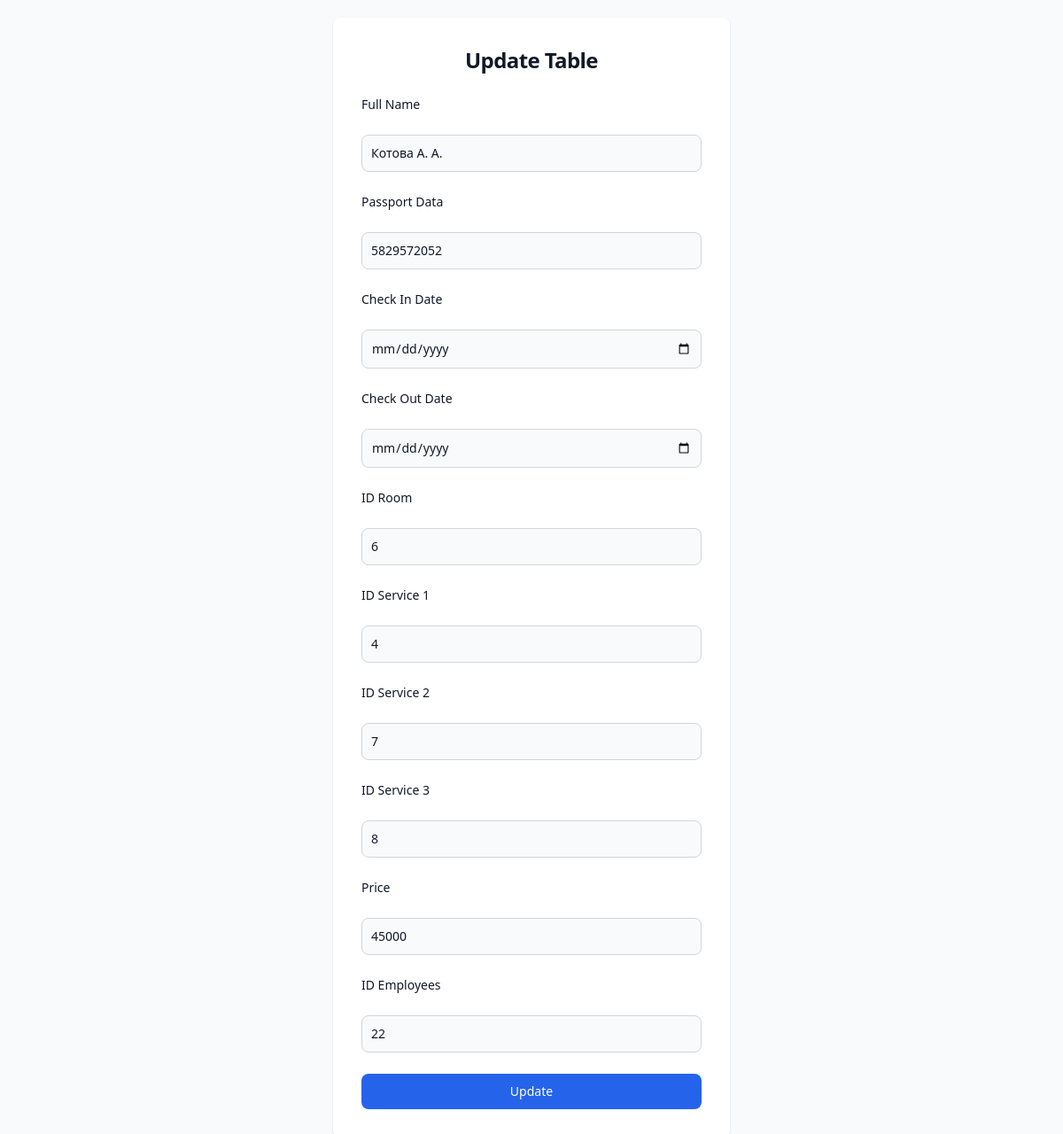
Before: /layouts/update.php?id=6 with the older database file.
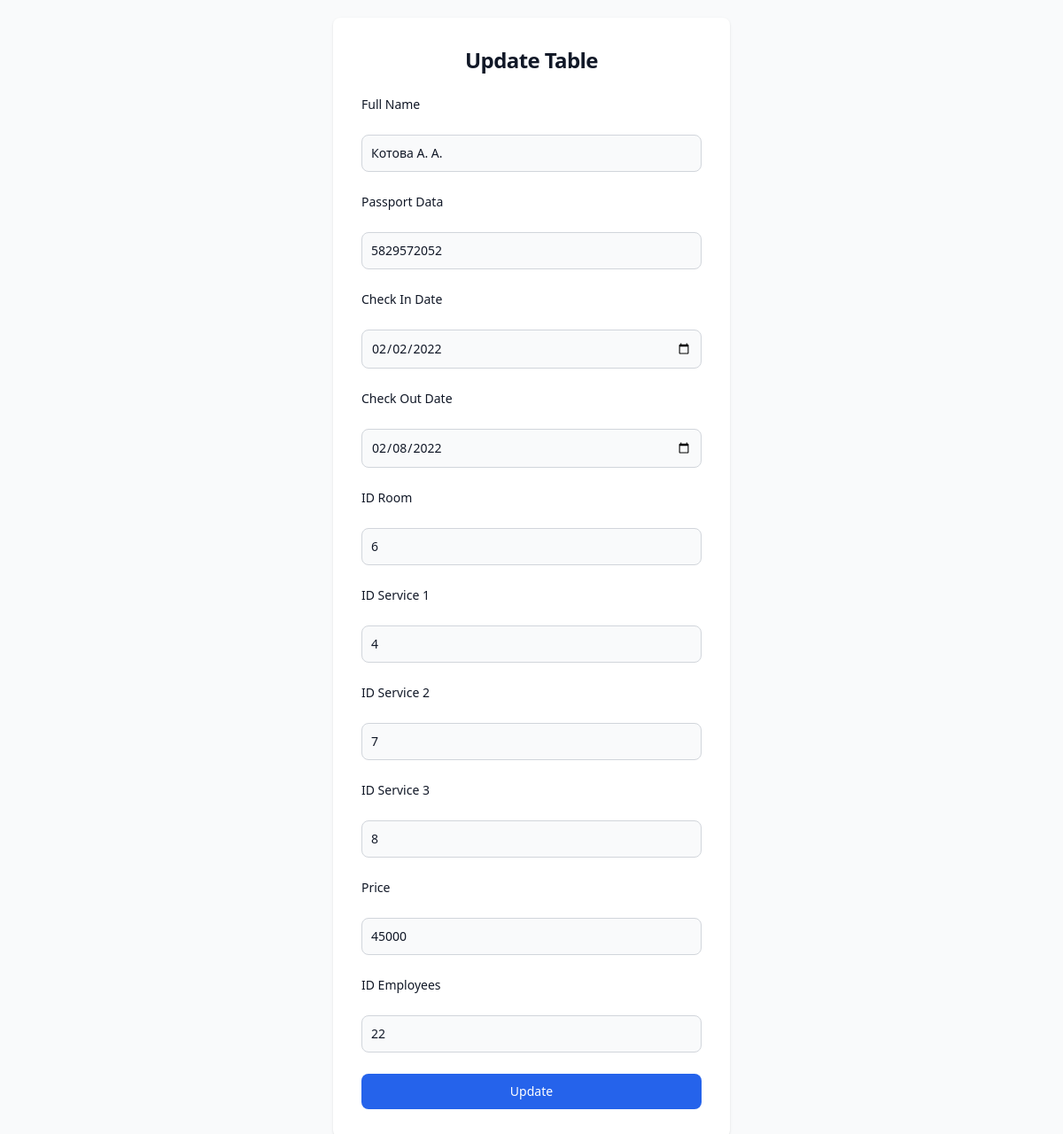
After: the same page with the newer database file.
### tables this page shows
CREATE TABLE `clients` (
  `ID_Clients` int(11) NOT NULL,
  `FullNane` varchar(255) DEFAULT NULL,
  `PasportData` varchar(10) DEFAULT NULL,
  `CheckInDate` date DEFAULT NULL,
  `CheckOutDate` date DEFAULT NULL,
  `ID_Room` int(11) DEFAULT NULL,
  `ID_Services1` varchar(255) DEFAULT NULL,
  `ID_Services2` varchar(255) DEFAULT NULL,
  `ID_Services3` varchar(255) DEFAULT NULL,
  `Price` int(11) DEFAULT NULL,
  `ID_Employees` int(11) DEFAULT NULL
);

### layouts/update.php (the view, shortened to what the changed rows need)
<?php
require_once '../db/db.php';
$client_id = $_GET['id'];
$check_client = mysqli_query($db, "SELECT * FROM `clients` WHERE `ID_Clients` = '$client_id'");
$client = mysqli_fetch_assoc($check_client);
?>
<!doctype html>
<html lang="en">
<head>
    <script src="https://cdn.tailwindcss.com"></script>
</head>
<body>
    <section class="bg-gray-50 dark:bg-gray-900 p-5">
        <div class="flex flex-col items-center justify-center px-6 py-8 mx-auto lg:py-0">
            <div class="w-full bg-white rounded-lg shadow dark:border md:mt-0 sm:max-w-md xl:p-0 dark:bg-gray-800 dark:border-gray-700">
                <div class="p-6 space-y-4 md:space-y-6 sm:p-8">
                    <h1 class="text-xl font-bold leading-tight tracking-tight text-gray-900 md:text-2xl dark:text-white text-center">
                        Update Table
                    </h1>
                    <form action="../db/update.php?id=<?=$client_id?>" method="post" class="space-y-4 md:space-y-6">
                        <label for="fullname" class="block mb-2 text-sm font-medium text-gray-900 dark:text-white">Full Name</label>
                        <input value="<?=$client["FullNane"]?>" type="text" name="fullname" class="bg-gray-50 border border-gray-300 text-gray-900 sm:text-sm rounded-lg focus:ring-primary-600 focus:border-primary-600 block w-full p-2.5 dark:bg-gray-700 dark:border-gray-600 dark:placeholder-gray-400 dark:text-white dark:focus:ring-blue-500 dark:focus:border-blue-500">
                        <label for="passportdata" class="block mb-2 text-sm font-medium text-gray-900 dark:text-white">Passport Data</label>
                        <input value="<?=$client["PasportData"]?>" type="number" name="passportdata" class="bg-gray-50 border border-gray-300 text-gray-900 sm:text-sm rounded-lg focus:ring-primary-600 focus:border-primary-600 block w-full p-2.5 dark:bg-gray-700 dark:border-gray-600 dark:placeholder-gray-400 dark:text-white dark:focus:ring-blue-500 dark:focus:border-blue-500">
                        <label for="checkindate" class="block mb-2 text-sm font-medium text-gray-900 dark:text-white">Check In Date</label>
                        <input value="<?=$client["CheckInDate"]?>" type="date" name="checkindate" class="bg-gray-50 border border-gray-300 text-gray-900 sm:text-sm rounded-lg focus:ring-primary-600 focus:border-primary-600 block w-full p-2.5 dark:bg-gray-700 dark:border-gray-600 dark:placeholder-gray-400 dark:text-white dark:focus:ring-blue-500 dark:focus:border-blue-500">
                        <label for="checkoutdate"class="block mb-2 text-sm font-medium text-gray-900 dark:text-white">Check Out Date</label>
                        <input value="<?=$client["CheckOutDate"]?>" type="date" name="checkoutdate" class="bg-gray-50 border border-gray-300 text-gray-900 sm:text-sm rounded-lg focus:ring-primary-600 focus:border-primary-600 block w-full p-2.5 dark:bg-gray-700 dark:border-gray-600 dark:placeholder-gray-400 dark:text-white dark:focus:ring-blue-500 dark:focus:border-blue-500">
                        <label for="idroom" class="block mb-2 text-sm font-medium text-gray-900 dark:text-white">ID Room</label>
                        <input value="<?=$client["ID_Room"]?>" type="number" name="idroom" class="bg-gray-50 border border-gray-300 text-gray-900 sm:text-sm rounded-lg focus:ring-primary-600 focus:border-primary-600 block w-full p-2.5 dark:bg-gray-700 dark:border-gray-600 dark:placeholder-gray-400 dark:text-white dark:focus:ring-blue-500 dark:focus:border-blue-500">
                        <label for="idservice1" class="block mb-2 text-sm font-medium text-gray-900 dark:text-white">ID Service 1</label>
                        <input value="<?=$client["ID_Services1"]?>" type="number" name="idservice1" class="bg-gray-50 border border-gray-300 text-gray-900 sm:text-sm rounded-lg focus:ring-primary-600 focus:border-primary-600 block w-full p-2.5 dark:bg-gray-700 dark:border-gray-600 dark:placeholder-gray-400 dark:text-white dark:focus:ring-blue-500 dark:focus:border-blue-500">
                        <label for="idservice2" class="block mb-2 text-sm font-medium text-gray-900 dark:text-white">ID Service 2</label>
                        <input value="<?=$client["ID_Services2"]?>" type="number" name="idservice2" class="bg-gray-50 border border-gray-300 text-gray-900 sm:text-sm rounded-lg focus:ring-primary-600 focus:border-primary-600 block w-full p-2.5 dark:bg-gray-700 dark:border-gray-600 dark:placeholder-gray-400 dark:text-white dark:focus:ring-blue-500 dark:focus:border-blue-500">
                        <label for="idservice3" class="block mb-2 text-sm font-medium text-gray-900 dark:text-white">ID Service 3</label>
                        <input value="<?=$client["ID_Services3"]?>" type="number" name="idservice3" class="bg-gray-50 border border-gray-300 text-gray-900 sm:text-sm rounded-lg focus:ring-primary-600 focus:border-primary-600 block w-full p-2.5 dark:bg-gray-700 dark:border-gray-600 dark:placeholder-gray-400 dark:text-white dark:focus:ring-blue-500 dark:focus:border-blue-500">
                        <label for="price" class="block mb-2 text-sm font-medium text-gray-900 dark:text-white">Price</label>
                        <input value="<?=$client["Price"]?>" type="number" name="price" class="bg-gray-50 border border-gray-300 text-gray-900 sm:text-sm rounded-lg focus:ring-primary-600 focus:border-primary-600 block w-full p-2.5 dark:bg-gray-700 dark:border-gray-600 dark:placeholder-gray-400 dark:text-white dark:focus:ring-blue-500 dark:focus:border-blue-500">
                        <label for="idemployees" class="block mb-2 text-sm font-medium text-gray-900 dark:text-white">ID Employees</label>
                        <input value="<?=$client["ID_Employees"]?>" type="number" name="idemployees" class="bg-gray-50 border border-gray-300 text-gray-900 sm:text-sm rounded-lg focus:ring-primary-600 focus:border-primary-600 block w-full p-2.5 dark:bg-gray-700 dark:border-gray-600 dark:placeholder-gray-400 dark:text-white dark:focus:ring-blue-500 dark:focus:border-blue-500">
                        <button type="submit" class="w-full text-white bg-blue-600 hover:bg-blue-700 focus:ring-4 focus:outline-none focus:ring-primary-300 font-medium rounded-lg text-sm px-5 py-2.5 text-center dark:bg-primary-600 dark:hover:bg-primary-700 dark:focus:ring-primary-800">Update</button>
                    </form>
                </div>
            </div>
        </div>
    </section>
</body>
</html>

Changed rows visible on the page:
changed clients "Котова А. А.": checkindate (not shown) → "02/02/2022"; checkoutdate (not shown) → "02/08/2022"
